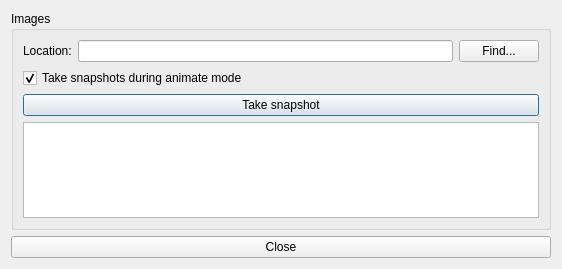
<?xml version="1.0" encoding="UTF-8"?>
<ui version="4.0">
 <class>ImagesDialog</class>
 <widget class="QDialog" name="ImagesDialog">
  <property name="geometry">
   <rect>
    <x>0</x>
    <y>0</y>
    <width>562</width>
    <height>269</height>
   </rect>
  </property>
  <property name="windowTitle">
   <string>Image Settings</string>
  </property>
  <layout class="QVBoxLayout" name="verticalLayout">
   <item>
    <widget class="QGroupBox" name="groupBox">
     <property name="title">
      <string>Images</string>
     </property>
     <layout class="QGridLayout" name="gridLayout_2">
      <item row="2" column="0" colspan="3">
       <widget class="QCheckBox" name="checkBox">
        <property name="text">
         <string>Take snapshots during animate mode</string>
        </property>
        <property name="checked">
         <bool>true</bool>
        </property>
       </widget>
      </item>
      <item row="3" column="0" colspan="3">
       <widget class="QPushButton" name="pushButton_Snapshot">
        <property name="text">
         <string>Take snapshot</string>
        </property>
       </widget>
      </item>
      <item row="4" column="0" colspan="3">
       <widget class="QPlainTextEdit" name="plainTextEdit">
        <property name="sizePolicy">
         <sizepolicy hsizetype="Expanding" vsizetype="Expanding">
          <horstretch>1</horstretch>
          <verstretch>1</verstretch>
         </sizepolicy>
        </property>
        <property name="readOnly">
         <bool>true</bool>
        </property>
       </widget>
      </item>
      <item row="0" column="0" colspan="3">
       <layout class="QHBoxLayout" name="horizontalLayout">
        <item>
         <widget class="QLabel" name="label">
          <property name="text">
           <string>Location:</string>
          </property>
         </widget>
        </item>
        <item>
         <widget class="QLineEdit" name="lineEdit"/>
        </item>
        <item>
         <widget class="QPushButton" name="pushButton_Find">
          <property name="text">
           <string>Find...</string>
          </property>
         </widget>
        </item>
       </layout>
      </item>
     </layout>
    </widget>
   </item>
   <item>
    <widget class="QPushButton" name="pushButton_Close">
     <property name="text">
      <string>Close</string>
     </property>
    </widget>
   </item>
  </layout>
 </widget>
 <resources/>
 <connections/>
</ui>
